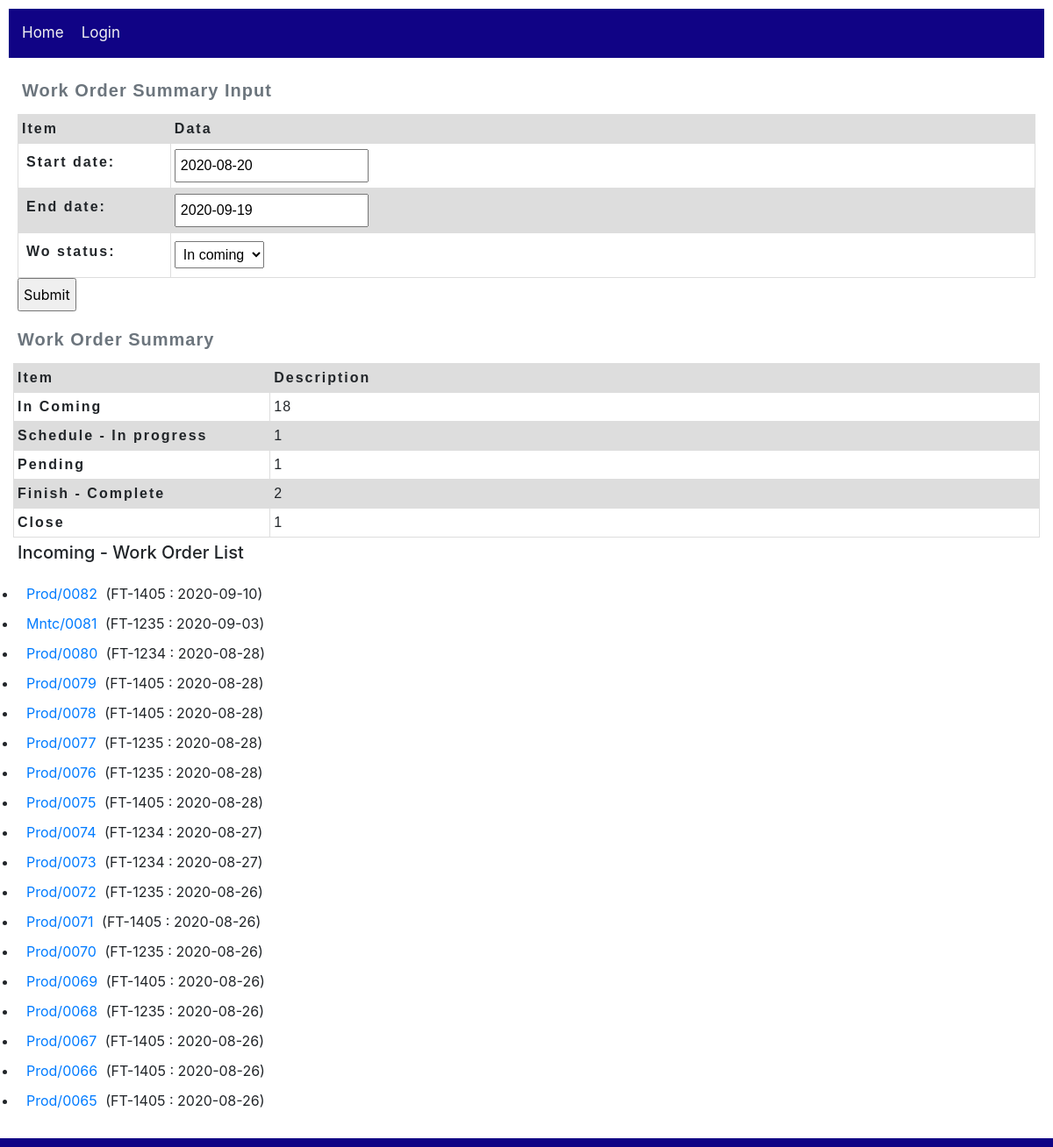
Page /workOrder/work_order/summary/ on the committed database.
### workOrder/models.py (models this page shows, shortened)
class Work_order(models.Model):
    wo_number = models.CharField(max_length=20, null=True)
    tagnumber = models.CharField(max_length=50, null=True, help_text='Enter tagnumber(eg. FT-1405)')
    problem = models.TextField(max_length=1000, null=True)
    originator = models.ForeignKey(User,
        on_delete=models.SET_NULL,
        null=True)
    dest_section = models.ForeignKey(Section,
        on_delete=models.SET_NULL,
        null=True)
    PRIORITY_STATUS = (
        ('n', 'Normal'),
        ('e', 'Emergency'),
        ('s', 'Shutdown'),
        ('o', 'Other'),
    )
    priority = models.CharField(max_length=1,
        choices=PRIORITY_STATUS,
        blank=True,
        default='n')
    date_open = models.DateField()
    date_finish = models.DateField(null=True)
    status_wo = models.ForeignKey(Status,
        on_delete=models.SET_NULL,
        null=True)
    status = models.CharField(max_length=2,
        blank=True)
    current_user_id = models.IntegerField(null=True)
    executor_user_id = models.IntegerField(null=True)
    class Meta:
        ordering = ['originator','status','wo_number']
    def get_absolute_url(self):
        return reverse('workOrder:work_order-detail', args=[str(self.id)])
    '''
    def save(self, **kwargs):
        mfields = iter(self._meta.fields)
        mods = [(f.attname, kwargs[f.attname]) for f in mfields if f.attname in kwargs]
        for fname, fval in mods: setattr(self, fname, fval)
        super(MyModel, self).save()
    '''
    def save(self, *args, **kwargs):
        super(Work_order,self).save(*args, **kwargs)

### workOrder/views.py (the view, shortened to what this page needs)
# urls.py: path('work_order/summary/', views.WoSummaryReportView.as_view(), name='work_order-summary'),
class WoSummaryReportView(FormView):
    template_name = 'workOrder/WoSummaryReport_form.html'
    form_class = WoSummaryReportForm
    success_url = '/workOrder/work_order/summary/'
    def get_initial(self):
        initial = super(WoSummaryReportView, self).get_initial()
        end_date = datetime.date.today()
        start_date = end_date - datetime.timedelta(days=30)
        wo_status ='i'
        initial['start_date'] = self.request.GET.get("start_date",start_date)
        initial['end_date'] = self.request.GET.get("end_date",end_date)
        initial['wo_status'] = self.request.GET.get("wo_status",wo_status)
        return initial
    def get_context_data(self, **kwargs):
        pendingList = ["ns", "nl", "nm", "ot"] #Shutdown, Need Material, MOC, Other
        finishList = ["fn", "cm"] #finish, complete
        scheduleList = ["ec", "ip", "sc"] #Execute, in progress, schedule
        closeList = ["cl"] #close
        context = super().get_context_data(**kwargs)
        frm = context["form"]
        end_date = frm['end_date'].value()
        start_date = frm['start_date'].value()
        wo_status = frm['wo_status'].value()
        woList = Work_order.objects.all().filter(date_open__range=[start_date, end_date])
        if wo_status == 's':#schedule
            woList = woList.filter(status__in=scheduleList)
            caption = 'Schedule - Work Order List'
        elif wo_status == 't':#finishList
            woList = woList.filter(status__in=finishList)
            caption = 'Finish - Work Order List'
        elif wo_status == 'p':#pendingList
            woList = woList.filter(status__in=pendingList)
            caption = 'Pending - Work Order List'
        elif wo_status == 'c':#close
            woList = woList.filter(status__in=closeList)
            caption = 'Close - Work Order List'
        else:
            woList = woList
            caption = 'Incoming - Work Order List'
        context['wo_list'] = woList.order_by('-pk')
        woOpen = woList.count()
        context['caption'] = caption
        context['woOpen'] = woOpen
        woClose = woList.filter(status__in=closeList).count()
        context['woClose'] = woClose
        woPending = woList.filter(status__in=pendingList).count()
        context['woPending'] = woPending
        woFinishComplete = woList.filter(status__in=finishList).count()
        context['woFinishComplete'] = woFinishComplete
        woInprogress = woList.filter(status__in=scheduleList).count()
        context['woInprogress'] = woInprogress
        return context

### workOrder/forms.py (shortened to what this page needs)
class WoSummaryReportForm(forms.Form):
    WO_STATUS = (
        ('i', 'In coming'),
        ('p', 'Pending'),
        ('s', 'Schedule'),
        ('t', 'Complete'),
        ('c', 'Close'),
    )
    start_date = forms.DateField(widget=DateInput())
    end_date = forms.DateField(widget=DateInput())
    wo_status = forms.CharField(widget=Select(choices=WO_STATUS))

### workOrder/templates/workOrder/WoSummaryReport_form.html (shortened to what this page needs)
{% extends "base_workOrder.html" %}
{% block content %}
    <form action="" method="get">
        <table class="WoForm">
            <caption>Work Order Summary Input</caption>
            <thead>
                <tr>
                <th scope="col">Item</th>
                <th scope="col">Data</th>
                </tr>
            </thead>
            <tbody>
                {{ form.as_table }}
            </tbody>
        </table>
        <input type="submit" value="Submit">
    </form>
    <table class="WoSummary">
        <caption>Work Order Summary</caption>
        <thead>
            <tr>
                <th scope="col">Item</th>
                <th scope="col">Description</th>
            </tr>
        </thead>
        <tbody>
            <tr>
                <th scope="row">In Coming</th>
                <td>{{ woOpen }}</td>
            </tr>
            <tr>
                <th scope="row">Schedule - In progress</th>
                <td>{{ woInprogress }}</td>
            </tr>
            <tr>
                <th scope="row">Pending</th>
                <td>{{ woPending }}</td>
            </tr>
            <tr>
                <th scope="row">Finish - Complete</th>
                <td>{{ woFinishComplete }}</td>
            </tr>
            <tr>
                <th scope="row">Close</th>
                <td>{{ woClose }}</td>
            </tr>
        </tbody>
    </table>
    <h5 id="woListTitle">{{caption}}</h5>
    <ul>
        {% for work_order in wo_list %}
          <li>
            <a href="{{ work_order.get_absolute_url }}">{{ work_order.wo_number }}</a>
                ({{work_order.tagnumber}} : {{work_order.date_open}})
          </li>
        {% endfor %}
    </ul>
{% endblock %}

### workOrder/templates/base_workOrder.html (shortened to what this page needs)
<!DOCTYPE html>
<html lang="en">
    <head>
        <link rel="stylesheet" href="https://stackpath.bootstrapcdn.com/bootstrap/4.1.3/css/bootstrap.min.css">
        <link rel="stylesheet" href="http://code.jquery.com/ui/1.11.0/themes/smoothness/jquery-ui.css">
        {% load static %}
        <link rel="stylesheet" href="{% static 'css/styles.css' %}">
    </head>
    <body>
        <div class="topnav">
            <ul>
                <li><a href="{% url 'home-cmms' %}">Home</a></li>
                {% if user.is_authenticated %}
                    <li><a href="{% url 'workOrder:work_orders'%}">Work Order List</a></li>
                    <li><a href="{% url 'logout'%}?next={{request.path}}">Logout</a></li>
                {% else %}
                    <li><a href="{% url 'login'%}?next={{request.path}}">Login</a></li>
                {% endif %}
            </ul>
        </div>
        <div>{% block content %}{% endblock %}</div>
        <div class="footer">
        </div>
    </body>
</html>

### workOrder/static/css/styles.css (style rules this page uses)
* { padding: 5px; }
.topnav { overflow: hidden; background-color: rgb(16, 3, 133); }
.topnav ul { list-style-type: none; margin: 0; padding: 0; overflow: hidden; background-color: rgb(16, 3, 133); }
.topnav ul li { float: left; color: #f2f2f2; text-align: center; padding: 5px; text-decoration: none; font-size: 17px; }
.topnav ul li a { float: left; color: #f2f2f2; text-align: center; padding: 5px; text-decoration: none; font-size: 17px; }
.footer { position: fixed; left: 0; bottom: 0; width: 100%; background-color: rgb(16, 3, 133); color: white; text-align: right; }
* { box-sizing: border-box; }
table { table-layout: fixed; width: 100%; border-collapse: collapse; }
caption { font-family: sans-serif; font-size: 20px; font-weight: bold; caption-side: top; text-align: left; letter-spacing: 1px; }
td, th { border: 1px solid #dddddd; text-align: left; padding: 4px; }
th { letter-spacing: 2px; }
td { letter-spacing: 1px; }
thead th { background-color: #dddddd; }
tr:nth-child(even) { background-color: #dddddd; }
table.WoSummary { font-family: arial, sans-serif; }
table.WoSummary thead th:nth-child(1) { width: 25%; }
table.WoForm { font-family: arial, sans-serif; }
table.WoForm thead th:nth-child(1) { width: 15%; }

### rows in the picture
Work_order: wo_number "Prod/0082", tagnumber "FT-1405", date_open "2020-09-10"
Work_order: wo_number "Mntc/0081", tagnumber "FT-1235", date_open "2020-09-03"
Work_order: wo_number "Prod/0080", tagnumber "FT-1234", date_open "2020-08-28"
Work_order: wo_number "Prod/0079", tagnumber "FT-1405", date_open "2020-08-28"
Work_order: wo_number "Prod/0078", tagnumber "FT-1405", date_open "2020-08-28"
Work_order: wo_number "Prod/0077", tagnumber "FT-1235", date_open "2020-08-28"
Work_order: wo_number "Prod/0076", tagnumber "FT-1235", date_open "2020-08-28"
Work_order: wo_number "Prod/0075", tagnumber "FT-1405", date_open "2020-08-28"
Work_order: wo_number "Prod/0074", tagnumber "FT-1234", date_open "2020-08-27"
Work_order: wo_number "Prod/0073", tagnumber "FT-1234", date_open "2020-08-27"
Work_order: wo_number "Prod/0072", tagnumber "FT-1235", date_open "2020-08-26"
Work_order: wo_number "Prod/0071", tagnumber "FT-1405", date_open "2020-08-26"
Work_order: wo_number "Prod/0070", tagnumber "FT-1235", date_open "2020-08-26"
Work_order: wo_number "Prod/0069", tagnumber "FT-1405", date_open "2020-08-26"
Work_order: wo_number "Prod/0068", tagnumber "FT-1235", date_open "2020-08-26"
Work_order: wo_number "Prod/0067", tagnumber "FT-1405", date_open "2020-08-26"
Work_order: wo_number "Prod/0066", tagnumber "FT-1405", date_open "2020-08-26"
Work_order: wo_number "Prod/0065", tagnumber "FT-1405", date_open "2020-08-26"

### other values in the picture
{{ woOpen }} "18"
{{ woInprogress }} "1"
{{ woPending }} "1"
{{ woFinishComplete }} "2"
{{ woClose }} "1"
{{ caption }} "Incoming - Work Order List"
